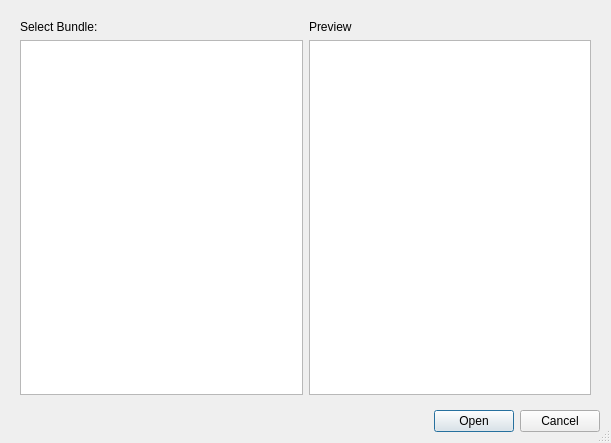
<?xml version="1.0" encoding="UTF-8"?>
<ui version="4.0">
 <class>LoadLogicDialog</class>
 <widget class="QDialog" name="LoadLogicDialog">
  <property name="windowModality">
   <enum>Qt::ApplicationModal</enum>
  </property>
  <property name="geometry">
   <rect>
    <x>0</x>
    <y>0</y>
    <width>611</width>
    <height>443</height>
   </rect>
  </property>
  <property name="windowTitle">
   <string>Load Logic Bundle</string>
  </property>
  <property name="sizeGripEnabled">
   <bool>true</bool>
  </property>
  <property name="modal">
   <bool>true</bool>
  </property>
  <layout class="QVBoxLayout" name="verticalLayout">
   <item>
    <widget class="QFrame" name="frame">
     <property name="frameShape">
      <enum>QFrame::NoFrame</enum>
     </property>
     <property name="frameShadow">
      <enum>QFrame::Raised</enum>
     </property>
     <layout class="QGridLayout" name="gridLayout">
      <item row="1" column="0">
       <widget class="QListView" name="listView">
        <property name="alternatingRowColors">
         <bool>true</bool>
        </property>
        <property name="selectionRectVisible">
         <bool>true</bool>
        </property>
       </widget>
      </item>
      <item row="1" column="1">
       <widget class="QTreeView" name="treeView">
        <property name="alternatingRowColors">
         <bool>true</bool>
        </property>
        <property name="selectionMode">
         <enum>QAbstractItemView::NoSelection</enum>
        </property>
        <attribute name="headerVisible">
         <bool>false</bool>
        </attribute>
       </widget>
      </item>
      <item row="0" column="0">
       <widget class="QLabel" name="label">
        <property name="text">
         <string>Select Bundle:</string>
        </property>
       </widget>
      </item>
      <item row="0" column="1">
       <widget class="QLabel" name="label_2">
        <property name="text">
         <string>Preview</string>
        </property>
       </widget>
      </item>
     </layout>
    </widget>
   </item>
   <item>
    <widget class="QDialogButtonBox" name="buttonBox">
     <property name="orientation">
      <enum>Qt::Horizontal</enum>
     </property>
     <property name="standardButtons">
      <set>QDialogButtonBox::Cancel|QDialogButtonBox::Open</set>
     </property>
    </widget>
   </item>
  </layout>
 </widget>
 <resources/>
 <connections>
  <connection>
   <sender>buttonBox</sender>
   <signal>accepted()</signal>
   <receiver>LoadLogicDialog</receiver>
   <slot>accept()</slot>
   <hints>
    <hint type="sourcelabel">
     <x>248</x>
     <y>254</y>
    </hint>
    <hint type="destinationlabel">
     <x>157</x>
     <y>274</y>
    </hint>
   </hints>
  </connection>
  <connection>
   <sender>buttonBox</sender>
   <signal>rejected()</signal>
   <receiver>LoadLogicDialog</receiver>
   <slot>reject()</slot>
   <hints>
    <hint type="sourcelabel">
     <x>316</x>
     <y>260</y>
    </hint>
    <hint type="destinationlabel">
     <x>286</x>
     <y>274</y>
    </hint>
   </hints>
  </connection>
 </connections>
</ui>
